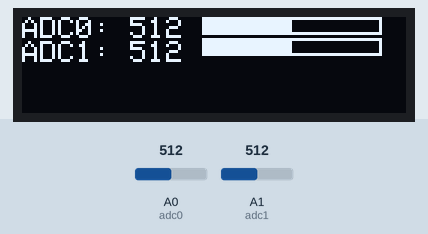
This sketch was run on a simulated Arduino Uno, built with avr-gcc and run on an emulated ATmega328P. Shown: 128×32 one-colour display. The test bench sets the inputs (shaded band); at power-on: A0 (adc0) = 512, A1 (adc1) = 512. The display library's start-up logo is not drawn.

Above: at 5.2 s.
5.3 s: A0 (adc0) set to 716
At 5.9 s:
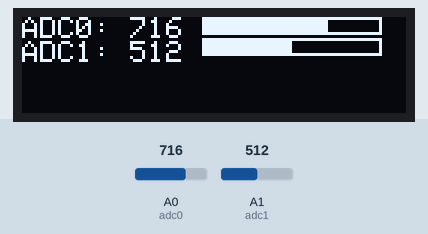
6.8 s: A1 (adc1) set to 716
At 7.2 s:
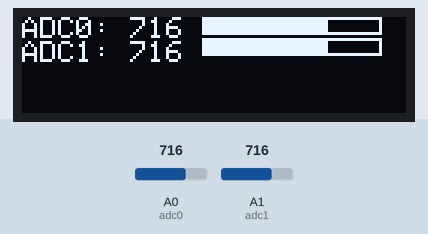
8.3 s: A0 (adc0) set to 900
At 9.5 s:
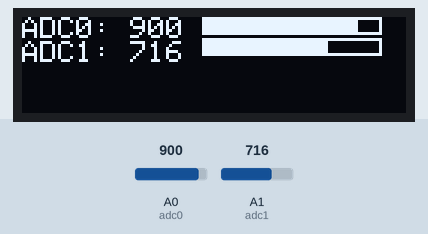
9.8 s: A1 (adc1) set to 900
At 10.7 s:
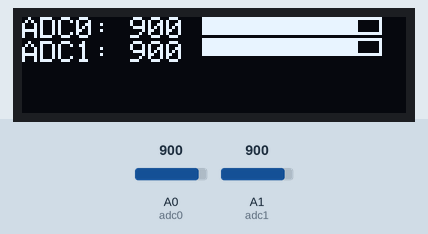
11.3 s: A0 (adc0) set to 1023
At 11.8 s:
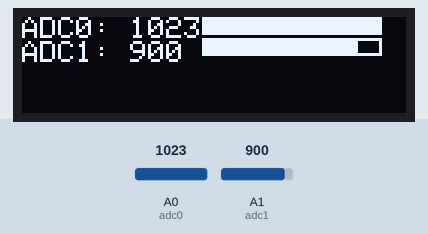
12.8 s: A1 (adc1) set to 1023
At 13.9 s:
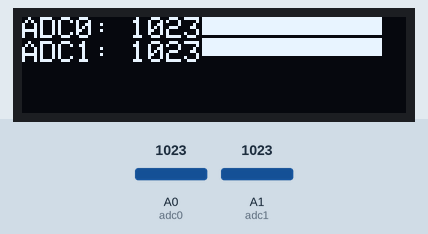
Timing chart, 0 to 15.3 s (numbered marks = the images above; inputs shaded):
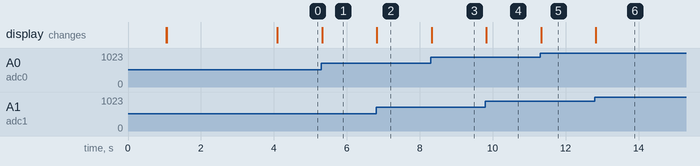

The sketch:

Sensor_Demo.ino
```cpp
#include <string.h>
#include <SPI.h>
#include <Wire.h>
#include <Adafruit_GFX.h>
#include <Adafruit_SSD1306.h>

#define SCREEN_WIDTH 128 // OLED display width, in pixels
#define SCREEN_HEIGHT 32 // OLED display height, in pixels

// Declaration for an SSD1306 display connected to I2C (SDA, SCL pins)
// The pins for I2C are defined by the Wire-library.
// On an arduino UNO:       A4(SDA), A5(SCL)
// On an arduino MEGA 2560: 20(SDA), 21(SCL)
// On an arduino LEONARDO:   2(SDA),  3(SCL), ...
#define OLED_RESET     -1 // Reset pin # (or -1 if sharing Arduino reset pin)
#define SCREEN_ADDRESS 0x3C ///< See datasheet for Address; 0x3D for 128x64, 0x3C for 128x32
Adafruit_SSD1306 display(SCREEN_WIDTH, SCREEN_HEIGHT, &Wire, OLED_RESET);


// Hardware locations
const int adc0 = A0;
const int adc1 = A1;
const int adcX = A2;
const int LEDgreen = 0;
const int LEDred = 1;


// Please don't touch this (Squint and you can see the logo)
static const unsigned char PROGMEM lancerbot_logo_bmp[] = {
0B00000000,0B00000000,0B00000000,0B00000000,0B00000000,0B00000000,0B00000000,0B00000000,0B00000000,0B00000000,0B00000000,
0B00000000,0B00000001,0B00000000,0B00000000,0B00000000,0B00000000,0B00000000,0B00000000,0B00000000,0B00000000,0B00000000,
0B00000000,0B00010000,0B11000000,0B00000000,0B00000000,0B00000000,0B00000000,0B00000000,0B00000000,0B00000000,0B00000000,
0B00000000,0B00010111,0B00111100,0B00000000,0B00000000,0B00000000,0B00000000,0B00000000,0B00000000,0B00000000,0B00000000,
0B00000000,0B00001110,0B00000010,0B00000000,0B00000000,0B00000000,0B00000000,0B00000000,0B00000000,0B00000000,0B00000000,
0B00000000,0B00000111,0B01100010,0B00000000,0B00000000,0B00000000,0B00000000,0B00000000,0B00000000,0B00000000,0B00000000,
0B00000000,0B00000010,0B10010100,0B00000000,0B00000000,0B00000000,0B00000000,0B00000000,0B00000000,0B00000000,0B00000000,
0B00000000,0B00000011,0B00001000,0B00000000,0B00000000,0B00000000,0B00000000,0B00110001,0B11110000,0B11001111,0B11100000,
0B00000000,0B00000011,0B10011000,0B00000000,0B00000000,0B00000000,0B00000000,0B01110011,0B11111001,0B11001111,0B11100000,
0B00000000,0B00000110,0B11000100,0B00000000,0B00000000,0B00000000,0B00000000,0B11110011,0B10011111,0B11001111,0B11100000,
0B00000000,0B01111010,0B10101000,0B00000000,0B00000000,0B00000000,0B00000001,0B11110010,0B00001111,0B11001100,0B11100000,
0B00001111,0B11111110,0B01001000,0B00000000,0B00000000,0B00000000,0B00000011,0B10110011,0B00001100,0B11000000,0B11100000,
0B00010000,0B00111111,0B11110000,0B00000000,0B00001011,0B00010000,0B00000011,0B00110011,0B10011100,0B11000000,0B11100000,
0B00100100,0B00010111,0B01000000,0B00000110,0B00000011,0B00100110,0B00000011,0B11111001,0B11111100,0B11000001,0B11000000,
0B00100110,0B00000111,0B11000000,0B00000011,0B00111101,0B11111001,0B00000011,0B11111000,0B00011100,0B11000001,0B11000000,
0B00101110,0B01110001,0B11101000,0B01100001,0B11100111,0B11111000,0B01000011,0B11111011,0B10011100,0B11000001,0B11000000,
0B00101101,0B01001001,0B11101101,0B10000111,0B00111111,0B11111111,0B10100000,0B00110011,0B10011100,0B11000011,0B10000000,
0B01010111,0B10001001,0B11101100,0B00010001,0B11111111,0B10111111,0B10010000,0B01111011,0B11111111,0B11100011,0B10000000,
0B01110010,0B01100111,0B11101110,0B01111001,0B11110111,0B00111111,0B11000000,0B01111001,0B11111011,0B11100011,0B10000000,
0B01000000,0B11011001,0B11111111,0B10001111,0B11101111,0B11011111,0B10110000,0B00000000,0B00000000,0B00000000,0B00000000,
0B01000000,0B01100011,0B11110000,0B00000111,0B11011111,0B10110000,0B01111111,0B11111111,0B11111111,0B11111111,0B11000000,
0B01011100,0B00000111,0B11111111,0B00111111,0B11011101,0B01000000,0B10111111,0B11110000,0B00000000,0B00000000,0B00000000,
0B01101101,0B10001000,0B00000011,0B10000000,0B00000000,0B10000000,0B00110000,0B00000000,0B00000000,0B00000000,0B00000000,
0B00100110,0B10101000,0B00000000,0B00000000,0B00000000,0B00000000,0B00000000,0B00000000,0B00000000,0B00000000,0B00000000,
0B00100000,0B01010011,0B11000000,0B00000000,0B00000000,0B00000000,0B00000000,0B00000000,0B00000000,0B00000000,0B00000000,
0B00010000,0B00100100,0B00100000,0B00001000,0B00001000,0B10001001,0B11100111,0B11011110,0B01111000,0B11100111,0B11000000,
0B00001000,0B11000011,0B00000000,0B00001000,0B00011100,0B11001010,0B00010100,0B00010001,0B01000101,0B00010001,0B00000000,
0B00000111,0B00000000,0B11001011,0B10001000,0B00010100,0B10101010,0B00000111,0B10010001,0B01111001,0B00010001,0B00000000,
0B00000000,0B00000100,0B00101010,0B10001000,0B00100010,0B10011010,0B00010100,0B00011110,0B01000101,0B00010001,0B00000000,
0B00000000,0B00000011,0B11001010,0B00001111,0B10100010,0B10001001,0B11100111,0B11010011,0B01111000,0B11100001,0B00000000,
0B00000000,0B00000000,0B00000000,0B00000000,0B00000000,0B00000000,0B00000000,0B00000000,0B00000000,0B00000000,0B00000000,
0B00000000,0B00000000,0B00000000,0B00000000,0B00000000,0B00000000,0B00000000,0B00000000,0B00000000,0B00000000,0B00000000
};

void setup() {
  // Give the OLED time to boot
  delay(1000);

  Serial.begin(9600);

  // SSD1306_SWITCHCAPVCC = generate display voltage from 3.3V internally
  if(!display.begin(SSD1306_SWITCHCAPVCC, SCREEN_ADDRESS)) {
    Serial.println(F("SSD1306 allocation failed"));
    for(;;); // Don't proceed, loop forever
  }

  // Show initial display buffer contents on the screen --
  // the library initializes this with an Adafruit splash screen.
  display.display();
  //delay(2000); // Pause for 2 seconds

  // Clear the buffer
  display.clearDisplay();

  // Define hardware locations
  pinMode(LEDgreen, OUTPUT);
  pinMode(LEDred, OUTPUT);

  drawLogo();    // Draw a bitmap image (logo)
  display.display();
  delay(2000);

  // Initialization complete, initialize program

}

void loop() {
  display.clearDisplay();

  display.setTextSize(1);      // Normal 1:1 pixel scale
  display.setTextColor(SSD1306_WHITE); // Draw white text
  display.setCursor(0, 0);     // Start at top-left corner
  display.cp437(true);         // Use full 256 char 'Code Page 437' font

  int sensor0 = analogRead(adc0);
  int sensor1 = analogRead(adc1);

  drawProgressBar(60, 0, sensor0);
  drawProgressBar(60, 7, sensor1);

  char output[255];
  sprintf(output, "ADC0: %d\nADC1: %d", sensor0, sensor1);

  display.write(output);


  display.display();
}


void drawLogo(void) {
  display.clearDisplay();

  display.drawBitmap(
    //(display.width()  - LOGO_WIDTH ) / 2,
    //(display.height() - LOGO_HEIGHT) / 2,
    (display.width() - 88) / 2,
    0,
    lancerbot_logo_bmp, 88, 32, 1);
  display.display();
  delay(1000);
}

int scaleSensorValue(int sensor) {
  // Need a value between 0 & 60
  // Sensor values are 60 & 900
  return (sensor/17);
}


void drawProgressBar(int xStart, int yStart, int sensor) {
  int barWidth = 60;
  int barHeight = 6;

  display.drawRect(xStart, yStart, barWidth, barHeight, SSD1306_WHITE);
  display.fillRect(xStart, yStart, scaleSensorValue(sensor), barHeight, SSD1306_WHITE);
}
```

Measured:
- after the input at 5.3 s, the display: changes at once (image 1)
- after the input at 6.8 s, the display: changes at once (image 2)
- after the input at 8.3 s, the display: changes at once (image 3)
- after the input at 9.8 s, the display: changes at once (image 4)
- after the input at 11.3 s, the display: changes at once (image 5)
- after the input at 12.8 s, the display: changes at once (image 6)
